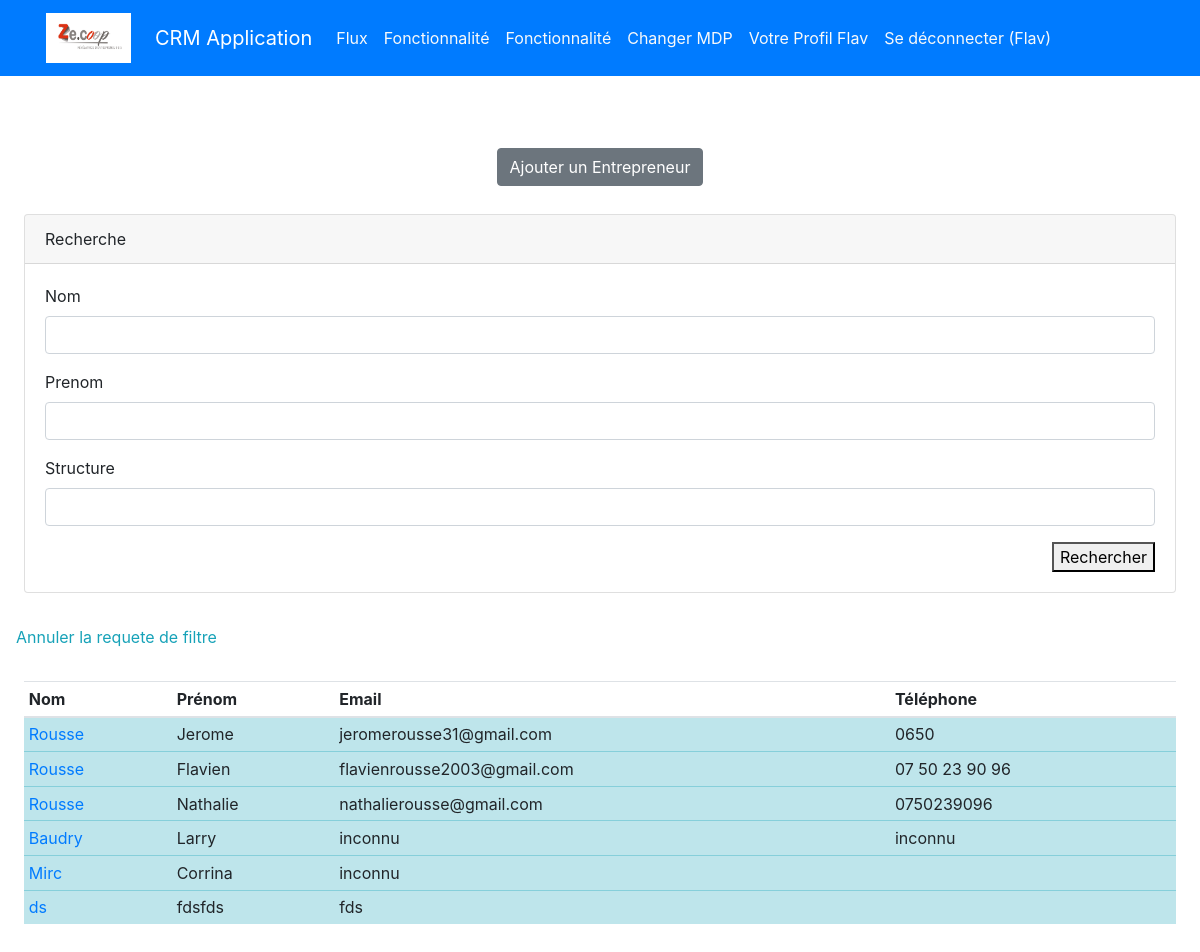
Screenshot of /home/ (signed in) with the database file from the repository.
### authentification/models.py (models this page shows)
class User(AbstractUser):
    pass

### appflux/models.py (models this page shows, shortened)
class Entrepreneur(models.Model):
    nom = models.CharField (max_length=30,)
    prenom = models.CharField(max_length=30, verbose_name="prénom")
    matricule = models.CharField(max_length=30, blank=True)
    photo = models.ImageField(default='avatar.jpg', upload_to='entrepreneur_avatars', blank=True,)
    telephone = models.CharField(max_length=15 ,blank=True, verbose_name="téléphone")
    structure = models.CharField(max_length=40, choices=STRUCTURE,)
    email = models.CharField(max_length=150,)
    nationalite = models.CharField(max_length=150, verbose_name="nationalité")
    naissance = models.CharField(max_length=100, verbose_name="pays de naissance",)
    numero = models.CharField( max_length=15 ,verbose_name="numéro de téléphone professionel", blank=True)
    adresse_postal = models.CharField(max_length=200, verbose_name="Code")
    adresse = models.CharField(max_length=200, blank=True, null=True)
    securite_social = models.CharField(max_length=240, blank=True, verbose_name=" Numéro de sécurité social")
    date_naissance = models.DateField(verbose_name="date de naissance")
    ville = models.CharField(max_length=120, verbose_name="lieu de résidence", blank=True )
    fonction = models.CharField(max_length=240, blank=True,)
    date_entree = models.DateField(blank=True, null= True, verbose_name="date d'entrée dans la CAE")
    debut = models.DateField(blank=True, null=True, verbose_name="date du début du contrat")
    motif = models.CharField(max_length=240, blank=True, verbose_name=' Contrat de travail', choices=TRAVAIL)
    activite = models.CharField(max_length=40, blank=True, verbose_name="type de activité", choices=ACTIVITE)
    manager = models.ForeignKey(User, on_delete=models.CASCADE, null=True, blank=True)

### appflux/views.py (the view)
# urls.py: 2. Add a URL to urlpatterns:  path('', views.home, name='home')
@login_required
def home(request):
    liste = Entrepreneur.objects.all()
    if request.method == "POST":
        form = EntrepreneurFiltre(request.POST)
        if form.is_valid():
            base_url = reverse('home')
            query_string = urlencode(form.cleaned_data)
            url = '{}?{}'.format(base_url, query_string)
            return redirect (url)
    else:
        form = EntrepreneurFiltre()
        nom_form = request.GET.get("nom","")
        prenom_form = request.GET.get("prenom","")
        structure_form = request.GET.get("structure","")
        if nom_form is not None:
            liste = liste.filter(nom__icontains=nom_form)
            form.fields['nom'].initial = nom_form
        if prenom_form is not None:
            liste = liste.filter(prenom__icontains=prenom_form)
            form.fields['prenom'].initial = prenom_form
        if structure_form is not None:
            liste = liste.filter(structure__icontains=structure_form)
            form.fields['structure'].initial = structure_form
    return render(request, "appflux/home.html", locals())

### appflux/forms.py
class EntrepreneurFiltre(Form):
    nom = CharField(max_length=100, required=False)
    prenom = CharField(max_length=100, required=False)
    structure = CharField(max_length=100, required=False)

### appflux/templates/appflux/home.html (shortened to what this page needs)
{% extends 'base.html' %}
{% block content %}
{% load crispy_forms_tags %}
<div class ="text-center" >
    <a href = "{% url 'creer_personne'  %}" class="btn btn-secondary"> Ajouter un Entrepreneur</a>
</div>
<div class = "row p-4">
    <div class = "col-sm-12 mt-1">
        <div class="card">
            <div class="card-header">
                Recherche
            </div>
            <form action=" {% url 'home' %}" method="post">
                <div class="card-body">
                    {{ form|crispy }}
                    <div class="text-right" >
                    <button class="btn-btn-info" type="submit">Rechercher</button>
                </div>
                </div>
            </form>
        </div>
    </div>
</div>
<a class="nav-link text-info" href="{% url 'home' %}">Annuler la requete de filtre</a>
<div class="table-responsive-sm p-4">
    <table class="table table-sm">
        <thead>
            <tr>
                <th scope="col">Nom</th>
                <th scope="col">Prénom</th>
                <th scope="col">Email</th>
                <th scope="col">Téléphone</th>
            </tr>
        </thead>
        <tbody>
            {% for entrepreneur in  liste %}
            <tr class="table-info">
                <td><a href="{% url 'entrepreneur_detail' entrepreneur.id %}">{{entrepreneur.nom}}</a></td>
                <td>{{entrepreneur.prenom}}</td>
                <td>{{entrepreneur.email}}</td>
                <td>{{entrepreneur.telephone}}</td>
            </tr>
            {% endfor %}
        </tbody>
    </table>
  </div>
{% endblock content %}

### templates/base.html (shortened to what this page needs)
<!doctype html>
{% load static %}
<html lang="en">
<head>
    <link rel="stylesheet" href="https://cdn.jsdelivr.net/npm/bootstrap@4.3.1/dist/css/bootstrap.min.css"
>
</head>
<body>
<div class="bg-primary">
    <div class="container">
        <div class="row">
            <nav class="col navbar navbar-expand-lg navbar-dark">
                <img class="navbar-brand mr-4" src="{% static 'logo.jpg' %}" width="85" height="60" alt="Logo" accept=".jpg,.jpeg,.png"></br>
                <a class="navbar-brand" href="{% url 'home' %}">CRM Application</a>
                <div id="navbarContent" class="collapse navbar-collapse">
                    <ul class="navbar-nav">
                        {% if user.is_authenticated %}
                        <li class="nav-item ">
                            <a class="nav-link text-light"
                               href="{% url 'home' %}">Flux</a>
                        <li class="nav-item">
                            <a class="nav-link text-light"
                               href="{% url 'home' %}">Fonctionnalité</a>
                        </li>
                        <li class="nav-item">
                            <a class="nav-link text-light"
                               href="{% url 'home' %}">Fonctionnalité</a>
                        </li>
                        <li class="nav-item ">
                            <a class="nav-link text-light"
                               href="{% url 'password_change' %}">Changer
                                MDP</a>
                        </li>
                        <li class="nav-item ">
                            <a class= "nav-link text-light"href="{% url 'profile' %}" title="Update my profile">Votre Profil {{request.user | title}}</a>
                        </li>
                        <li class="nav-item ">
                            <a class="nav-link text-light" href="{% url 'logout' %}">Se
                                déconnecter ({{ request.user }})</a>
                        {% endif %}
                    </ul>
                </div>
            </nav>
        </div>
    </div>
</div>
{% block content %}
{% endblock content %}
</body>
</html>

### rows the page displays
User: user "Flav"
Entrepreneur: nom "Rousse", prenom "Jerome", email "jeromerousse31@gmail.com", telephone "0650"
Entrepreneur: nom "Rousse", prenom "Flavien", email "flavienrousse2003@gmail.com", telephone "07 50 23 90 96"
Entrepreneur: nom "Rousse", prenom "Nathalie", email "nathalierousse@gmail.com", telephone "0750239096"
Entrepreneur: nom "Baudry", prenom "Larry", email "inconnu", telephone "inconnu"
Entrepreneur: nom "Mirc", prenom "Corrina", email "inconnu"
Entrepreneur: nom "ds", prenom "fdsfds", email "fds"
